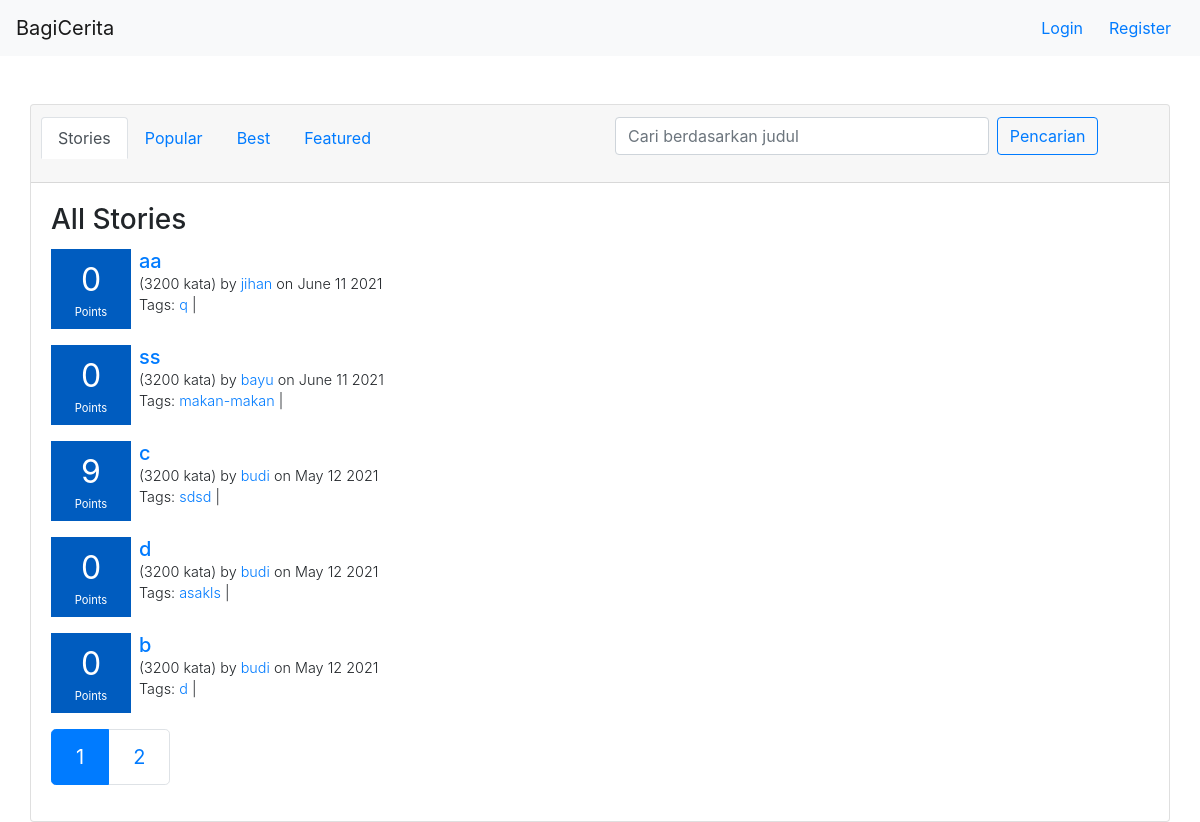
Before: /stories/ with the older database file.
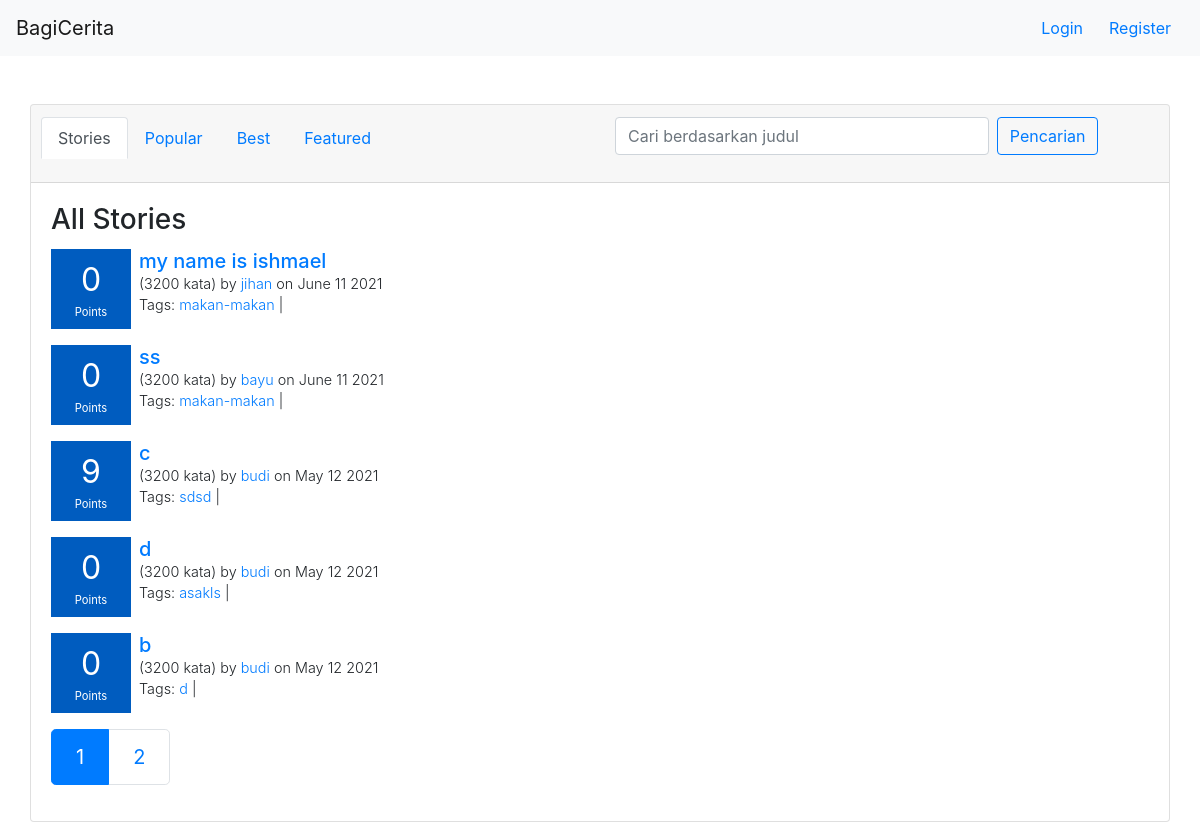
After: the same page with the newer database file.
### story/models.py (models this page shows, shortened)
class Story(models.Model):
    title = models.CharField(max_length=120,blank=True)
    date_posted = models.DateTimeField(null=True, blank=True)
    content = RichTextField(blank=True,null=True)
    user = models.ForeignKey(User, on_delete=models.CASCADE,default=None)
    class Meta:
        ordering = ["-date_posted"]

class Tag(models.Model):
    name = models.CharField(max_length=120,blank=True)
    stories = models.ManyToManyField(Story)

### story/views.py (the view)
# urls.py: path('',stories_view,name="stories"),
def stories_view(request):
    context={
        "page":"stories"
    }
    stories = get_stories()
    if(request.GET.get('tag')):
        tag = request.GET.get('tag')
        stories = get_stories(search={"search_by":"tag","key":tag})
        context["page"] = "search-by-tag"
        context["tag"] = tag
    elif(request.GET.get("judul")):
        judul = request.GET.get("judul")
        stories = get_stories(search={"search_by":"judul","key":judul})
        context["page"] = "search-by-judul"
        context["judul"] = judul
    stories = pagination(stories, request)
    context["stories"] = stories
    return render(request,"story/stories.html",context)

### bagicerita/context_processor.py (called while the page is built)
def get_auth_form(request):
    registerForm = UserCreationForm()
    return{
        'register_form':registerForm
    }

def check_if_logged_in(request):
    if request.user.is_authenticated:
        return{
            'logged_in':True,
            'username':request.user.username
        }
    else:
        return {
            'logged_in':False
        }

### bagicerita/helpers.py (called while the page is built)
def get_story(story):
    story.tags = story.tag_set.all()
    story.date_posted = story.date_posted.strftime("%B %d %Y")
    print("date posted: "+str(story.date_posted))
    story = calculate_story_rating(story)
    return story

def calculate_story_rating(story):
    comments = story.comment_set.filter(replied_comment_id=0)
    story_rating=0
    for comment in comments:
        story_rating+=comment.rating
    story.rating = story_rating
    return story

def pagination(stories,request):
    paginator = Paginator(stories, 5)
    page=1
    if(request.GET.get("page")):
        page = request.GET.get("page")
    stories = paginator.get_page(page)
    stories.len = len(stories)
    return stories

### story/templatetags/story_tags.py (called while the page is built)
@register.inclusion_tag('story/story_box.html')
def story_box_tag(story):
    return {'story':story}

### templates/story/stories.html (shortened to what the changed rows need)
{% extends 'base.html' %}
{% load story_tags %}
{% block content %}
    <div class="container">
        <div class="row mt-5">
            <div class="card" style="width: 100%">
                <div class="card-body">
                    {% for story in stories %}
                        {% story_box_tag story %}
                    {% endfor %}
                    {% if stories.len != 0 %}
                        <nav aria-label="Page navigation example">
                            <ul class="pagination pagination-lg">
                                {% for num in stories.paginator.page_range %}
                                    {% if page == "stories" %}
                                        <li class="page-item {% if stories.number == num %} active {% endif %}"><a class="page-link" href="/stories?page={{num}}">{{num}}</a></li>
                                    {% elif page == "popular" %}
                                        <li class="page-item {% if stories.number == num %} active {% endif %}"><a class="page-link" href="/stories/popular?page={{num}}">{{num}}</a></li>
                                    {% elif page == "best" %}
                                        <li class="page-item {% if stories.number == num %} active {% endif %}"><a class="page-link" href="/stories/best?page={{num}}">{{num}}</a></li>
                                    {% elif page == "featured" %}
                                        <li class="page-item {% if stories.number == num %} active {% endif %}"><a class="page-link" href="/stories/featured?page={{num}}">{{num}}</a></li>
                                    {% elif page == "search-by-judul" %}
                                        <li class="page-item {% if stories.number == num %} active {% endif %}"><a class="page-link" href="/stories?judul={{judul}}&page={{num}}">{{num}}</a></li>
                                    {% elif page == "search-by-tag" %}
                                        <li class="page-item {% if stories.number == num %} active {% endif %}"><a class="page-link" href="/stories?tag={{tag}}&page={{num}}">{{num}}</a></li>
                                    {%endif %}
                                {% endfor %}
                            </ul>
                        </nav>
                    {% endif %}
                </div>
            </div>
        </div>
    </div>
{% endblock %}

### templates/story/story_box.html
<div class="story-box mb-3">
    <div class="score-box mr-2">
        <div class="points-number text-center mb-0">{{story.rating}}</div>
        <div class="points-text text-center">Points</div>
    </div>
    <div class="info">
        <h5 class="mb-0"><a href="/stories/{{story.id}}">{{story.title}}</a></h5>
        <span class="text-story-info text font-weight-light">(3200 kata) by <a href="/user/{{story.user.username}}/profile">{{story.user.username}}</a> on {{story.date_posted}}</span>
        <span class="text-story-info text tags font-weight-light">Tags:
            {% for tag in  story.tags%}
                <a href="/stories?tag={{tag.name}}">{{tag.name}}</a> |
            {% endfor %}
        </span>
    </div>
</div>

Changed rows visible on the page:
changed Story "jihan": loses Tag (name "q"); title "aa" → "my name is ishmael"; gains Tag (name "makan-makan")
